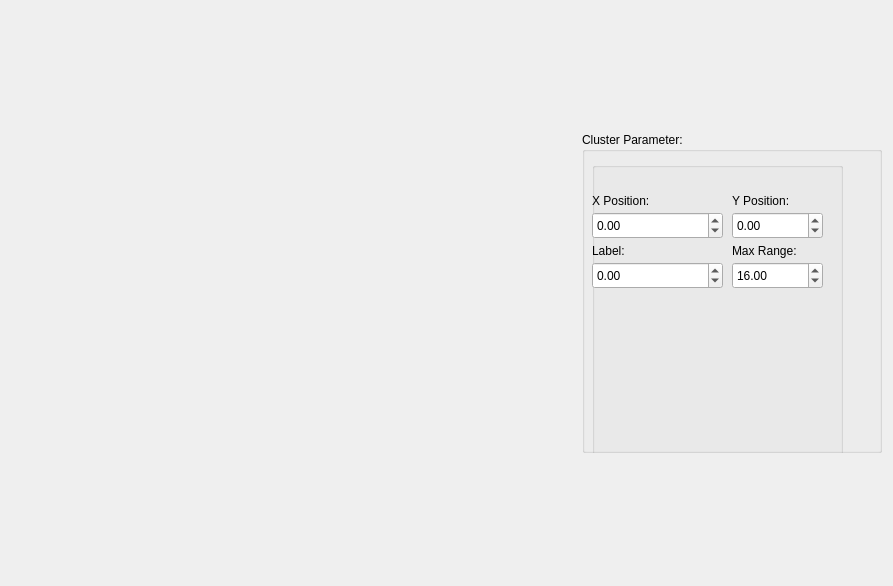
<?xml version="1.0" encoding="UTF-8"?>
<ui version="4.0">
 <class>MainWindow</class>
 <widget class="QWidget" name="MainWindow">
  <property name="geometry">
   <rect>
    <x>0</x>
    <y>0</y>
    <width>893</width>
    <height>586</height>
   </rect>
  </property>
  <property name="windowTitle">
   <string>Label Gui</string>
  </property>
  <layout class="QHBoxLayout" name="horizontalLayout" stretch="2,0">
   <item>
    <widget class="SonarWidget" name="SonarView" native="true">
     <property name="sizePolicy">
      <sizepolicy hsizetype="Expanding" vsizetype="Expanding">
       <horstretch>0</horstretch>
       <verstretch>0</verstretch>
      </sizepolicy>
     </property>
     <property name="minimumSize">
      <size>
       <width>320</width>
       <height>240</height>
      </size>
     </property>
     <property name="toolTip">
      <string>SonarView</string>
     </property>
     <property name="whatsThis">
      <string>Widget for displaying frames.</string>
     </property>
     <property name="Use_OpenGL" stdset="0">
      <bool>false</bool>
     </property>
     <property name="Aspect_Ratio" stdset="0">
      <bool>true</bool>
     </property>
    </widget>
   </item>
   <item>
    <layout class="QVBoxLayout" name="verticalLayout">
     <property name="spacing">
      <number>6</number>
     </property>
     <property name="sizeConstraint">
      <enum>QLayout::SetMinimumSize</enum>
     </property>
     <property name="leftMargin">
      <number>0</number>
     </property>
     <property name="bottomMargin">
      <number>0</number>
     </property>
     <item>
      <widget class="QGroupBox" name="groupBox">
       <property name="minimumSize">
        <size>
         <width>300</width>
         <height>200</height>
        </size>
       </property>
       <property name="maximumSize">
        <size>
         <width>400</width>
         <height>321</height>
        </size>
       </property>
       <property name="title">
        <string>Cluster Parameter:</string>
       </property>
       <widget class="QGroupBox" name="groupBox_2">
        <property name="geometry">
         <rect>
          <x>10</x>
          <y>30</y>
          <width>251</width>
          <height>300</height>
         </rect>
        </property>
        <property name="minimumSize">
         <size>
          <width>200</width>
          <height>300</height>
         </size>
        </property>
        <property name="title">
         <string/>
        </property>
        <widget class="QDoubleSpinBox" name="DoubleSpinBoxX">
         <property name="geometry">
          <rect>
           <x>0</x>
           <y>50</y>
           <width>131</width>
           <height>27</height>
          </rect>
         </property>
         <property name="decimals">
          <number>2</number>
         </property>
         <property name="minimum">
          <double>-9000.000000000000000</double>
         </property>
         <property name="maximum">
          <double>9000.000000000000000</double>
         </property>
         <property name="singleStep">
          <double>0.500000000000000</double>
         </property>
        </widget>
        <widget class="QLabel" name="label_6">
         <property name="geometry">
          <rect>
           <x>0</x>
           <y>30</y>
           <width>101</width>
           <height>17</height>
          </rect>
         </property>
         <property name="text">
          <string>X Position:</string>
         </property>
        </widget>
        <widget class="QDoubleSpinBox" name="DoubleSpinBoxLabel">
         <property name="geometry">
          <rect>
           <x>0</x>
           <y>100</y>
           <width>131</width>
           <height>27</height>
          </rect>
         </property>
         <property name="decimals">
          <number>2</number>
         </property>
         <property name="minimum">
          <double>-10.000000000000000</double>
         </property>
         <property name="maximum">
          <double>10.000000000000000</double>
         </property>
         <property name="singleStep">
          <double>1.000000000000000</double>
         </property>
        </widget>
        <widget class="QLabel" name="label_7">
         <property name="geometry">
          <rect>
           <x>0</x>
           <y>80</y>
           <width>101</width>
           <height>17</height>
          </rect>
         </property>
         <property name="text">
          <string>Label:</string>
         </property>
        </widget>
        <widget class="QDoubleSpinBox" name="DoubleSpinBoxY">
         <property name="geometry">
          <rect>
           <x>140</x>
           <y>50</y>
           <width>91</width>
           <height>27</height>
          </rect>
         </property>
         <property name="minimum">
          <double>-99900000.000000000000000</double>
         </property>
         <property name="singleStep">
          <double>0.500000000000000</double>
         </property>
        </widget>
        <widget class="QLabel" name="label_8">
         <property name="geometry">
          <rect>
           <x>140</x>
           <y>30</y>
           <width>101</width>
           <height>17</height>
          </rect>
         </property>
         <property name="text">
          <string>Y Position:</string>
         </property>
        </widget>
        <widget class="QDoubleSpinBox" name="DoubleSpinBoxRange">
         <property name="geometry">
          <rect>
           <x>140</x>
           <y>100</y>
           <width>91</width>
           <height>27</height>
          </rect>
         </property>
         <property name="minimum">
          <double>-99.000000000000000</double>
         </property>
         <property name="value">
          <double>16.000000000000000</double>
         </property>
        </widget>
        <widget class="QLabel" name="label_9">
         <property name="geometry">
          <rect>
           <x>140</x>
           <y>80</y>
           <width>101</width>
           <height>17</height>
          </rect>
         </property>
         <property name="text">
          <string>Max Range:</string>
         </property>
        </widget>
       </widget>
      </widget>
     </item>
    </layout>
   </item>
  </layout>
 </widget>
 <customwidgets>
  <customwidget>
   <class>SonarWidget</class>
   <extends>QWidget</extends>
   <header>sonar_widget/SonarWidgt.h</header>
  </customwidget>
 </customwidgets>
 <resources/>
 <connections/>
</ui>
